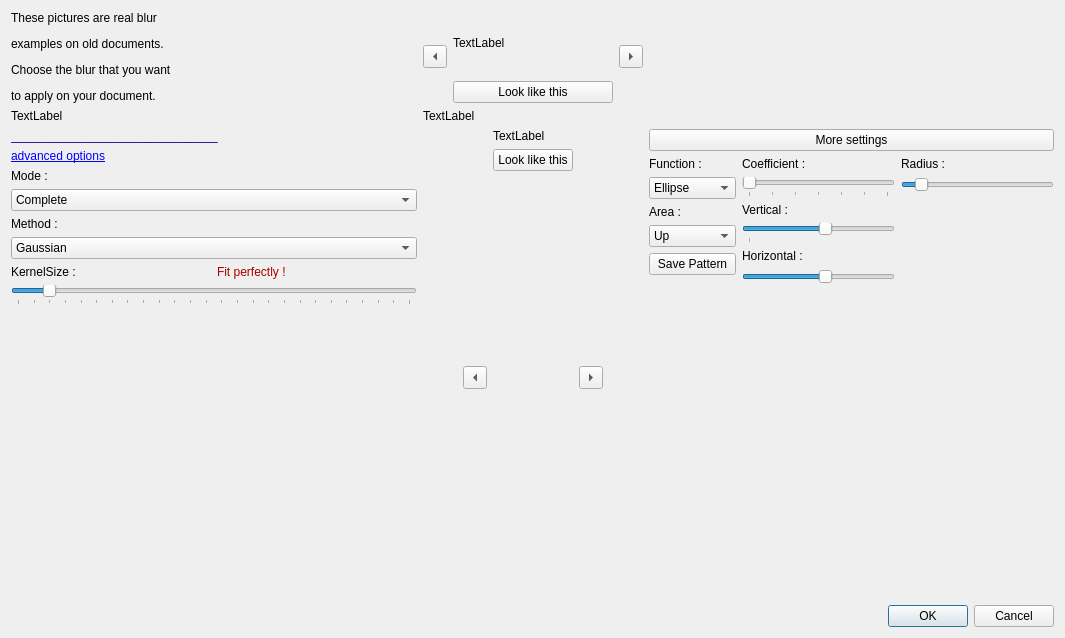
<?xml version="1.0" encoding="UTF-8"?>
<ui version="4.0">
 <class>BlurFilterDialog</class>
 <widget class="QDialog" name="BlurFilterDialog">
  <property name="geometry">
   <rect>
    <x>0</x>
    <y>0</y>
    <width>1065</width>
    <height>638</height>
   </rect>
  </property>
  <property name="windowTitle">
   <string>Blur Filter</string>
  </property>
  <layout class="QGridLayout" name="gridLayout">
   <item row="4" column="0">
    <layout class="QHBoxLayout" name="horizontalLayout_4">
     <item>
      <layout class="QVBoxLayout" name="comboBoxLayout">
       <item>
        <widget class="QLabel" name="modeLabel">
         <property name="text">
          <string>Mode :</string>
         </property>
        </widget>
       </item>
       <item>
        <widget class="QComboBox" name="modeComboBox">
         <item>
          <property name="text">
           <string>Complete</string>
          </property>
         </item>
         <item>
          <property name="text">
           <string>By area</string>
          </property>
         </item>
        </widget>
       </item>
       <item>
        <widget class="QLabel" name="methodLabel">
         <property name="text">
          <string>Method :</string>
         </property>
        </widget>
       </item>
       <item>
        <widget class="QComboBox" name="methodComboBox">
         <item>
          <property name="text">
           <string>Gaussian</string>
          </property>
         </item>
         <item>
          <property name="text">
           <string>Median</string>
          </property>
         </item>
         <item>
          <property name="text">
           <string>Normal</string>
          </property>
         </item>
        </widget>
       </item>
       <item>
        <layout class="QHBoxLayout" name="horizontalLayout_5">
         <item>
          <widget class="QLabel" name="kernelSizeLabel">
           <property name="text">
            <string>KernelSize :</string>
           </property>
          </widget>
         </item>
         <item>
          <widget class="QLabel" name="fitLabel">
           <property name="text">
            <string>&lt;html&gt;&lt;head/&gt;&lt;body&gt;&lt;p&gt;&lt;span style=&quot; color:#aa0000;&quot;&gt;Fit perfectly !&lt;/span&gt;&lt;/p&gt;&lt;/body&gt;&lt;/html&gt;</string>
           </property>
          </widget>
         </item>
        </layout>
       </item>
       <item>
        <widget class="QSlider" name="kernelSizeSlider">
         <property name="minimum">
          <number>1</number>
         </property>
         <property name="maximum">
          <number>51</number>
         </property>
         <property name="singleStep">
          <number>2</number>
         </property>
         <property name="value">
          <number>5</number>
         </property>
         <property name="tracking">
          <bool>true</bool>
         </property>
         <property name="orientation">
          <enum>Qt::Horizontal</enum>
         </property>
         <property name="tickPosition">
          <enum>QSlider::TicksBelow</enum>
         </property>
         <property name="tickInterval">
          <number>2</number>
         </property>
        </widget>
       </item>
       <item>
        <spacer name="verticalSpacer_2">
         <property name="orientation">
          <enum>Qt::Vertical</enum>
         </property>
         <property name="sizeHint" stdset="0">
          <size>
           <width>20</width>
           <height>40</height>
          </size>
         </property>
        </spacer>
       </item>
      </layout>
     </item>
    </layout>
   </item>
   <item row="3" column="0">
    <widget class="QLabel" name="advancedOptionsLink">
     <property name="text">
      <string>&lt;html&gt;&lt;head/&gt;&lt;body&gt;&lt;p&gt;&lt;a href=&quot;www.google.com&quot;&gt;&lt;span style=&quot; text-decoration: underline; color:#0000ff;&quot;&gt;advanced options&lt;/span&gt;&lt;/a&gt;&lt;/p&gt;&lt;/body&gt;&lt;/html&gt;</string>
     </property>
    </widget>
   </item>
   <item row="0" column="0">
    <layout class="QVBoxLayout" name="verticalLayout_6">
     <item>
      <widget class="QLabel" name="label">
       <property name="text">
        <string>&lt;html&gt;&lt;head/&gt;&lt;body&gt;&lt;p&gt;These pictures are real blur &lt;/p&gt;&lt;p&gt;examples on old documents.&lt;/p&gt;&lt;p&gt;Choose the blur that you want &lt;/p&gt;&lt;p&gt;to apply on your document.&lt;/p&gt;&lt;/body&gt;&lt;/html&gt;</string>
       </property>
      </widget>
     </item>
    </layout>
   </item>
   <item row="1" column="2">
    <widget class="QLabel" name="blurredLabel">
     <property name="text">
      <string>TextLabel</string>
     </property>
    </widget>
   </item>
   <item row="0" column="2" colspan="2">
    <layout class="QHBoxLayout" name="horizontalLayout_3">
     <item>
      <widget class="QToolButton" name="previousButton">
       <property name="toolTip">
        <string>previous</string>
       </property>
       <property name="text">
        <string>...</string>
       </property>
       <property name="arrowType">
        <enum>Qt::LeftArrow</enum>
       </property>
      </widget>
     </item>
     <item>
      <layout class="QVBoxLayout" name="verticalLayout_5">
       <item>
        <layout class="QHBoxLayout" name="horizontalLayout_2">
         <item>
          <widget class="QLabel" name="exampleLabel">
           <property name="maximumSize">
            <size>
             <width>220</width>
             <height>16777215</height>
            </size>
           </property>
           <property name="text">
            <string>TextLabel</string>
           </property>
          </widget>
         </item>
        </layout>
       </item>
       <item>
        <widget class="QPushButton" name="exampleButton">
         <property name="text">
          <string>Look like this</string>
         </property>
        </widget>
       </item>
      </layout>
     </item>
     <item>
      <widget class="QToolButton" name="nextButton">
       <property name="toolTip">
        <string>next</string>
       </property>
       <property name="text">
        <string>...</string>
       </property>
       <property name="arrowType">
        <enum>Qt::RightArrow</enum>
       </property>
      </widget>
     </item>
    </layout>
   </item>
   <item row="1" column="0">
    <widget class="QLabel" name="originalLabel">
     <property name="text">
      <string>TextLabel</string>
     </property>
    </widget>
   </item>
   <item row="2" column="0">
    <widget class="QLabel" name="separatorLabel">
     <property name="text">
      <string>&lt;html&gt;&lt;head/&gt;&lt;body&gt;&lt;p&gt;&lt;span style=&quot; color:#00007f;&quot;&gt;_______________________________&lt;/span&gt;&lt;/p&gt;&lt;/body&gt;&lt;/html&gt;</string>
     </property>
    </widget>
   </item>
   <item row="1" column="3">
    <layout class="QVBoxLayout" name="verticalLayout"/>
   </item>
   <item row="2" column="2" rowspan="3" colspan="2">
    <layout class="QHBoxLayout" name="patternLayout">
     <item>
      <spacer name="horizontalSpacer_2">
       <property name="orientation">
        <enum>Qt::Horizontal</enum>
       </property>
       <property name="sizeHint" stdset="0">
        <size>
         <width>40</width>
         <height>20</height>
        </size>
       </property>
      </spacer>
     </item>
     <item>
      <widget class="QToolButton" name="previousPatternButton">
       <property name="toolTip">
        <string>previous</string>
       </property>
       <property name="text">
        <string>...</string>
       </property>
       <property name="arrowType">
        <enum>Qt::LeftArrow</enum>
       </property>
      </widget>
     </item>
     <item>
      <layout class="QVBoxLayout" name="verticalLayout_12">
       <item>
        <layout class="QHBoxLayout" name="horizontalLayout_12">
         <item>
          <widget class="QLabel" name="patternLabel">
           <property name="maximumSize">
            <size>
             <width>16777215</width>
             <height>200</height>
            </size>
           </property>
           <property name="text">
            <string>TextLabel</string>
           </property>
          </widget>
         </item>
        </layout>
       </item>
       <item>
        <widget class="QPushButton" name="patternButton">
         <property name="text">
          <string>Look like this</string>
         </property>
        </widget>
       </item>
       <item>
        <spacer name="verticalSpacer_5">
         <property name="orientation">
          <enum>Qt::Vertical</enum>
         </property>
         <property name="sizeHint" stdset="0">
          <size>
           <width>20</width>
           <height>40</height>
          </size>
         </property>
        </spacer>
       </item>
      </layout>
     </item>
     <item>
      <widget class="QToolButton" name="nextPatternButton">
       <property name="toolTip">
        <string>next</string>
       </property>
       <property name="text">
        <string>...</string>
       </property>
       <property name="arrowType">
        <enum>Qt::RightArrow</enum>
       </property>
      </widget>
     </item>
     <item>
      <spacer name="horizontalSpacer">
       <property name="orientation">
        <enum>Qt::Horizontal</enum>
       </property>
       <property name="sizeHint" stdset="0">
        <size>
         <width>40</width>
         <height>20</height>
        </size>
       </property>
      </spacer>
     </item>
    </layout>
   </item>
   <item row="2" column="4" rowspan="3">
    <layout class="QVBoxLayout" name="sliderLayout">
     <item>
      <widget class="QPushButton" name="settingButton">
       <property name="text">
        <string>More settings</string>
       </property>
      </widget>
     </item>
     <item>
      <layout class="QHBoxLayout" name="slidersLayout">
       <item>
        <layout class="QVBoxLayout" name="verticalLayout_2">
         <item>
          <widget class="QLabel" name="functionLabel">
           <property name="text">
            <string>Function :</string>
           </property>
          </widget>
         </item>
         <item>
          <widget class="QComboBox" name="functionComboBox">
           <property name="currentIndex">
            <number>4</number>
           </property>
           <item>
            <property name="text">
             <string>Linear</string>
            </property>
           </item>
           <item>
            <property name="text">
             <string>Log</string>
            </property>
           </item>
           <item>
            <property name="text">
             <string>Parabola</string>
            </property>
           </item>
           <item>
            <property name="text">
             <string>Sinus</string>
            </property>
           </item>
           <item>
            <property name="text">
             <string>Ellipse</string>
            </property>
           </item>
           <item>
            <property name="text">
             <string>Hyperbola</string>
            </property>
           </item>
          </widget>
         </item>
         <item>
          <widget class="QLabel" name="areaLabel">
           <property name="text">
            <string>Area :</string>
           </property>
          </widget>
         </item>
         <item>
          <widget class="QComboBox" name="areaComboBox">
           <item>
            <property name="text">
             <string>Up</string>
            </property>
           </item>
           <item>
            <property name="text">
             <string>Down</string>
            </property>
           </item>
           <item>
            <property name="text">
             <string>Center</string>
            </property>
           </item>
          </widget>
         </item>
         <item>
          <widget class="QPushButton" name="saveButton">
           <property name="text">
            <string>Save Pattern</string>
           </property>
          </widget>
         </item>
         <item>
          <spacer name="verticalSpacer">
           <property name="orientation">
            <enum>Qt::Vertical</enum>
           </property>
           <property name="sizeHint" stdset="0">
            <size>
             <width>20</width>
             <height>40</height>
            </size>
           </property>
          </spacer>
         </item>
        </layout>
       </item>
       <item>
        <layout class="QVBoxLayout" name="verticalLayout_7">
         <item>
          <widget class="QLabel" name="coeffLabel">
           <property name="text">
            <string>Coefficient :</string>
           </property>
          </widget>
         </item>
         <item>
          <widget class="QSlider" name="coeffSlider">
           <property name="minimum">
            <number>0</number>
           </property>
           <property name="maximum">
            <number>300</number>
           </property>
           <property name="orientation">
            <enum>Qt::Horizontal</enum>
           </property>
           <property name="tickPosition">
            <enum>QSlider::TicksBelow</enum>
           </property>
           <property name="tickInterval">
            <number>50</number>
           </property>
          </widget>
         </item>
         <item>
          <widget class="QLabel" name="verticalLabel">
           <property name="text">
            <string>Vertical :</string>
           </property>
          </widget>
         </item>
         <item>
          <widget class="QSlider" name="verticalSlider">
           <property name="minimum">
            <number>-99</number>
           </property>
           <property name="value">
            <number>10</number>
           </property>
           <property name="orientation">
            <enum>Qt::Horizontal</enum>
           </property>
           <property name="tickPosition">
            <enum>QSlider::TicksBelow</enum>
           </property>
           <property name="tickInterval">
            <number>500</number>
           </property>
          </widget>
         </item>
         <item>
          <widget class="QLabel" name="horizontalLabel">
           <property name="text">
            <string>Horizontal :</string>
           </property>
          </widget>
         </item>
         <item>
          <widget class="QSlider" name="horizontalSlider">
           <property name="minimum">
            <number>-99</number>
           </property>
           <property name="maximum">
            <number>99</number>
           </property>
           <property name="value">
            <number>10</number>
           </property>
           <property name="orientation">
            <enum>Qt::Horizontal</enum>
           </property>
          </widget>
         </item>
         <item>
          <spacer name="verticalSpacer_3">
           <property name="orientation">
            <enum>Qt::Vertical</enum>
           </property>
           <property name="sizeHint" stdset="0">
            <size>
             <width>20</width>
             <height>40</height>
            </size>
           </property>
          </spacer>
         </item>
        </layout>
       </item>
       <item>
        <layout class="QVBoxLayout" name="verticalLayout_3">
         <item>
          <widget class="QLabel" name="radiusLabel">
           <property name="text">
            <string>Radius :</string>
           </property>
          </widget>
         </item>
         <item>
          <widget class="QSlider" name="radiusSlider">
           <property name="minimum">
            <number>1</number>
           </property>
           <property name="value">
            <number>10</number>
           </property>
           <property name="orientation">
            <enum>Qt::Horizontal</enum>
           </property>
          </widget>
         </item>
         <item>
          <spacer name="verticalSpacer_4">
           <property name="orientation">
            <enum>Qt::Vertical</enum>
           </property>
           <property name="sizeHint" stdset="0">
            <size>
             <width>20</width>
             <height>40</height>
            </size>
           </property>
          </spacer>
         </item>
        </layout>
       </item>
      </layout>
     </item>
     <item>
      <widget class="QDialogButtonBox" name="buttonBox">
       <property name="orientation">
        <enum>Qt::Horizontal</enum>
       </property>
       <property name="standardButtons">
        <set>QDialogButtonBox::Cancel|QDialogButtonBox::Ok</set>
       </property>
      </widget>
     </item>
    </layout>
   </item>
  </layout>
 </widget>
 <resources/>
 <connections>
  <connection>
   <sender>buttonBox</sender>
   <signal>accepted()</signal>
   <receiver>BlurFilterDialog</receiver>
   <slot>accept()</slot>
   <hints>
    <hint type="sourcelabel">
     <x>248</x>
     <y>254</y>
    </hint>
    <hint type="destinationlabel">
     <x>157</x>
     <y>274</y>
    </hint>
   </hints>
  </connection>
  <connection>
   <sender>buttonBox</sender>
   <signal>rejected()</signal>
   <receiver>BlurFilterDialog</receiver>
   <slot>reject()</slot>
   <hints>
    <hint type="sourcelabel">
     <x>316</x>
     <y>260</y>
    </hint>
    <hint type="destinationlabel">
     <x>286</x>
     <y>274</y>
    </hint>
   </hints>
  </connection>
 </connections>
</ui>
